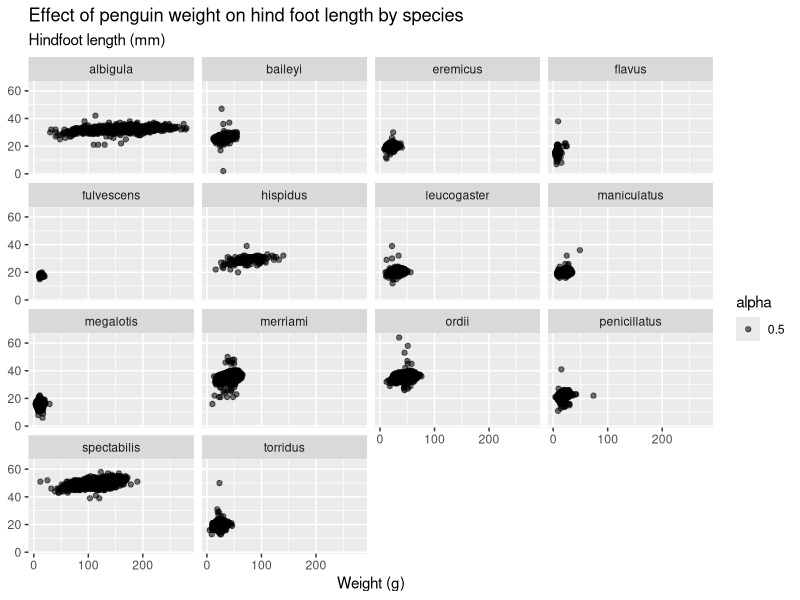
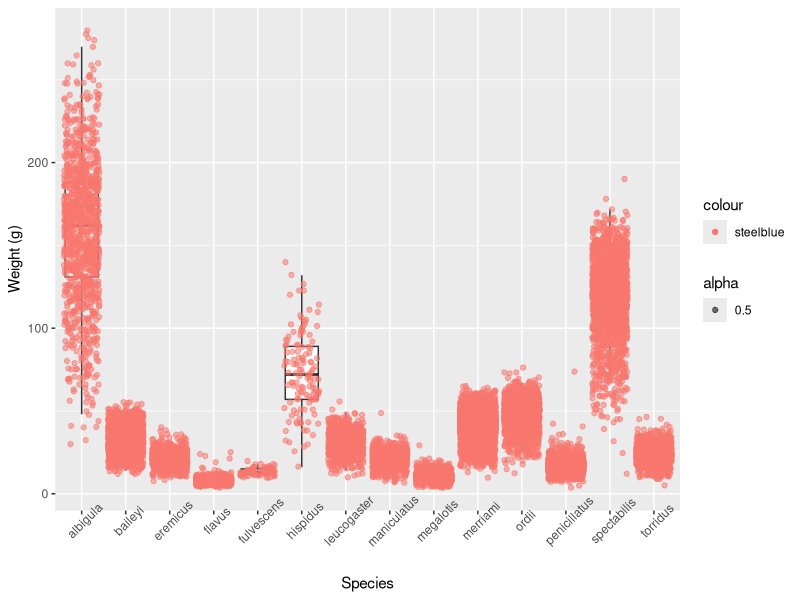
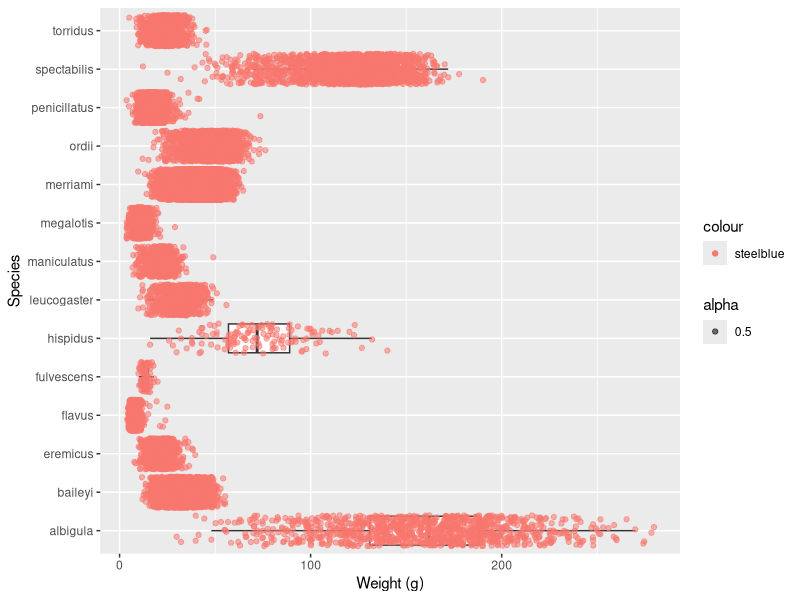

Source code (R) for these figures, in order:
## ---- chunk 1
#| label: setup
#| message: false

library(tidyverse)

## ---- chunk 2
#| label: load-data
#| message: false

surveys <- read_csv(here::here("data", "surveys.csv"))
## ---- chunk 3
#| label: scatterplot

ggplot(data = surveys,
       mapping = aes(x = weight,
                     y = hindfoot_length,
                     alpha = 0.5
       )) +
  geom_point() +
  facet_wrap(facets = vars(species)) +
  labs(title = "Effect of penguin weight on hind foot length by species",
       subtitle = "Hindfoot length (mm)",
       x = "Weight (g)",
       y = NULL)
## ---- chunk 4
#| label: boxplot

ggplot(data = surveys,
       mapping = aes(x = species,
                     y = weight)) +
  geom_boxplot(outliers = FALSE) + 
  # geom_point()
  geom_jitter(aes(color = "steelblue",
                  alpha = 0.5)) +
  labs(x = "Species",
       y = "Weight (g)") +
  theme(axis.text.x = element_text(angle = 45))

## ---- chunk 5
#| label: rotated-boxplot

ggplot(data = surveys,
       mapping = aes(x = weight,
         y = species)) +
  geom_boxplot(outliers = FALSE) + 
  # geom_point()
  geom_jitter(aes(color = "steelblue",
                  alpha = 0.5)) +
  labs(y = "Species",
       x = "Weight (g)")
## ---- chunk 6
#| label: anova

species_mod <- aov(data = surveys, weight ~ species)

summary(species_mod)
